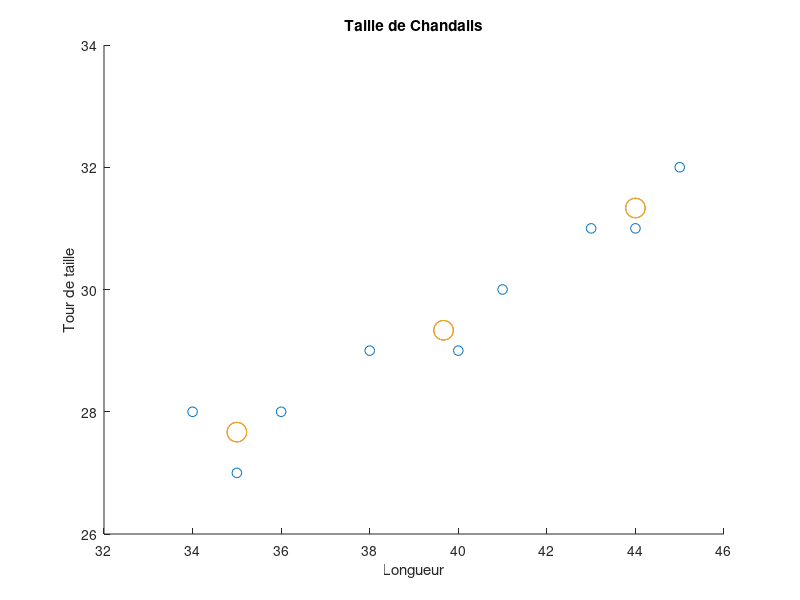

This chart was generated by the following MATLAB code:
longeur = [41, 40, 36, 34, 38, 45, 43, 35, 44];
tour =    [30, 29, 28, 28, 29, 32, 31, 27, 31];

[classes, centroid] = kmeans([longeur; tour]', 3);

scatter(longeur, tour, 50);
hold on 
scatter(centroid(:,1), centroid(:,2), 200, 'kx');
scatter(centroid(:,1), centroid(:,2), 200, 'ko');
hold off
title('Taille de Chandails')
xlabel('Longueur');
ylabel('Tour de taille');
axis([32 46 26 34])

